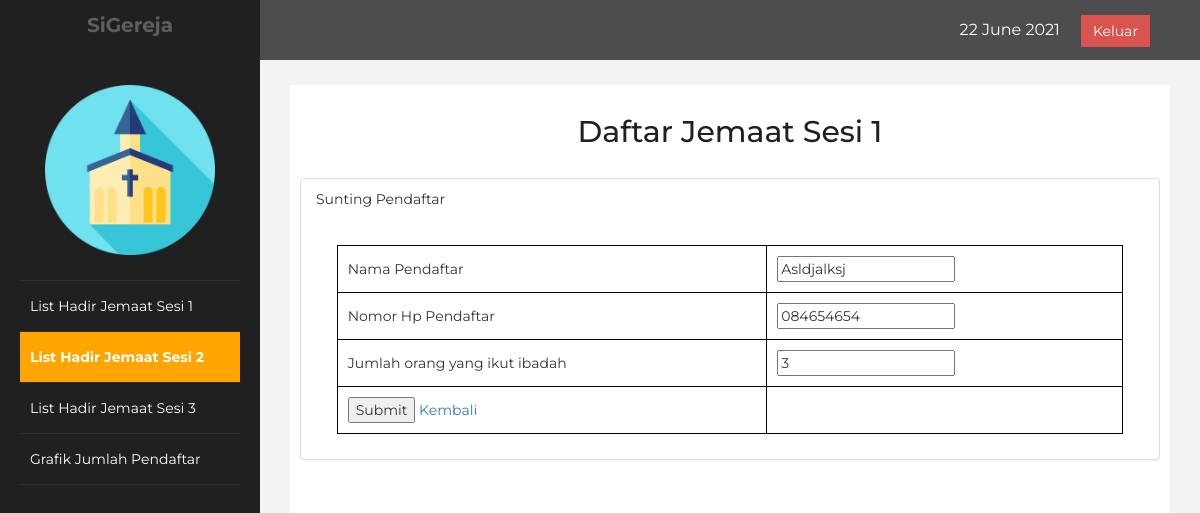
/update2.php?id=2, run on the app's committed database.
### tables this page shows
CREATE TABLE `sesi_2` (
  `nomor` int(30) NOT NULL,
  `nama` varchar(50) NOT NULL,
  `no_hp` varchar(30) NOT NULL,
  `jumlah` int(10) NOT NULL
);

### update2.php (the view, shortened to what this page needs)
<!DOCTYPE html>
<html lang="en">
<head>
    <link rel="stylesheet" href="https://maxcdn.bootstrapcdn.com/bootstrap/3.3.7/css/bootstrap.min.css">
    <link rel="stylesheet" href="css/css5.css"/>
    <?php
       include 'koneksi.php';
       $id = $_GET['id'];
       $sql = mysqli_query($koneksi, "select * from sesi_2 where nomor='$id'");
       $row = mysqli_fetch_array($sql);
    ?>
</head>
<body>
    <div id="wrapper">
        <nav class="navbar navbar-default navbar-cls-top " role="navigation" style="margin-bottom: 0">
            <div class="navbar-header">
                <a class="navbar-brand" href="#"> SiGereja</a>
            </div>
    <div style="color: white;padding: 15px 50px 5px 50px;float: right;font-size: 16px;"><?php date_default_timezone_set('Asia/Jakarta'); echo date("d F Y")."&nbsp; &nbsp; &nbsp;"; ?><a href="logout.php" class="btn btn-danger square-btn-adjust">Keluar</a> </div>
        </nav>
            <nav class="navbar-default navbar-side" role="navigation">
            <div class="sidebar-collapse">
                <ul class="nav" id="main-menu">
				<li class="text-center">
                    <img src="resource/image/logogereja.png" class="user-image img-responsive"/>
					</li>
                    <li>
                        <a href="admin.php"><i class="fa fa-dashboard fa-3x"></i> List Hadir Jemaat Sesi 1</a>
                    </li>
                    <li>
                        <a class="active-menu" href="admin_test2.php"><i class="fa fa-desktop fa-3x"></i> List Hadir Jemaat Sesi 2</a>
                    </li>
                    <li>
                        <a  href="admin_test3.php"><i class="fa fa-desktop fa-3x"></i> List Hadir Jemaat Sesi 3</a>
                    </li>
                    <li>
                        <a href="grafik.php"><i class="fa fa-dashboard fa-3x"></i> Grafik Jumlah Pendaftar</a>
                    </li>
				</ul>
            </div>
        </nav>
        <div id="page-wrapper" >
            <div id="page-inner">
                <div class="row">
                    <div class="col-md-12">
                     <h2>Daftar Jemaat Sesi 1</h2>
                        <br>
                    </div>
                </div>
                <div class="row">
                <div class="col-md-12 col-sm-0">
                    <div class="panel">
                        <div class="panel-heading">
                            Sunting Pendaftar
                        </div>
                        <div class="panel-body">
                        <form method="POST" action="updateAct2.php">
                                <table>
                                    <tr>
                                        <td>Nama Pendaftar</td>
                                        <td><input type="text" value="<?php echo $row['nama'];?>" name="nama"></td>
                                    </tr>
                                    <tr>
                                        <td>Nomor Hp Pendaftar </td>
                                        <td><input type="text" value="<?php echo $row['no_hp'];?>" name="no_hp"></td>
                                    </tr>
                                    <tr>
                                        <td>Jumlah orang yang ikut ibadah</td>
                                        <td><input type="text" value="<?php echo $row['jumlah'];?>" name="jumlah"></td>
                                    </tr>
                                    <tr>
                                        <td>
                                            <input type="submit" value="Submit">
                                            <a href="admin_test2.php">Kembali</a>
                                        </td>
                                    </tr>
                                </table>
                            </form>
                        </div>
                    </div>
                </div>
             </div>
             </div>
            </div>
        </div>
</body>
</html>

### css/css5.css (style rules this page uses)
body { font-family: 'Montserrat', sans-serif; }
table { border: solid 1px rgb(0, 0, 0); border-collapse: collapse; border-spacing: 0; width: 95%; margin: 10px auto 10px auto; }
table tbody td { border: solid 1px black; color: #333; padding: 10px; text-shadow: 1px 1px 1px #fff; }
h2 { text-align: center; }
#wrapper { width: 100%; background:#202020; }
#page-wrapper { padding: 15px 15px; min-height: 600px; background:#F3F3F3; }
#page-inner { width:100%; margin:10px 20px 10px 0px; background-color:#fff!important; padding:10px; min-height:1200px; }
.text-center { text-align:center; }
h2 { color: #202020; }
.square-btn-adjust { border: 0px solid transparent; -webkit-border-radius: 0px; -moz-border-radius: 0px; border-radius: 0px; }
.user-image { margin: 25px auto; -webkit-border-radius: 10px; -moz-border-radius: 10px; border-radius: 10px; max-height:170px; max-width:170px; }
.navbar-cls-top .navbar-brand { color: black; background: orange; width: 260px; text-align: center; height: 60px; font-size: 20px; font-weight: 700; padding-top: 10; }
.active-menu { background-color:orange!important; color: #202020; font-weight: bold; }
.sidebar-collapse , .sidebar-collapse .nav { background:none; }
.sidebar-collapse .nav { padding:0; }
.sidebar-collapse .nav > li > a { color:#fff; background:#202020; text-shadow:none; }
.sidebar-collapse > .nav > li > a { padding:15px 10px; }
.sidebar-collapse > .nav > li { border-bottom: 1px solid rgba(107, 108, 109, 0.19); }
.navbar-side { border:none; background-color: #202020; padding-left: 20px; padding-right: 20px; }
.navbar-cls-top { background:#4D4D4D; border-bottom:none; }
.navbar-default { border:0px solid black; }
.navbar-header { background: #202020; }
@media (min-width:768px) { #page-wrapper { margin: 0 0 0 260px; padding: 15px 30px; min-height: 1200px; } }
@media (min-width:768px) { .navbar-side { z-index: 1; position: absolute; width: 260px; } }
@media (min-width:768px) { .navbar { border-radius: 0px; } }
.panel { margin-bottom: 20px; background-color: #fff; border: 1px solid transparent; border-color: #ddd; border-radius: 4px; -webkit-box-shadow: 0 1px 1px rgba(0, 0, 0, .05); box-shadow: 0 1px 1px rgba(0, 0, 0, .05); }
.panel-body { padding: 15px; }

### data on the page
sesi_2: nama "Asldjalksj", no_hp "084654654", jumlah "3"
